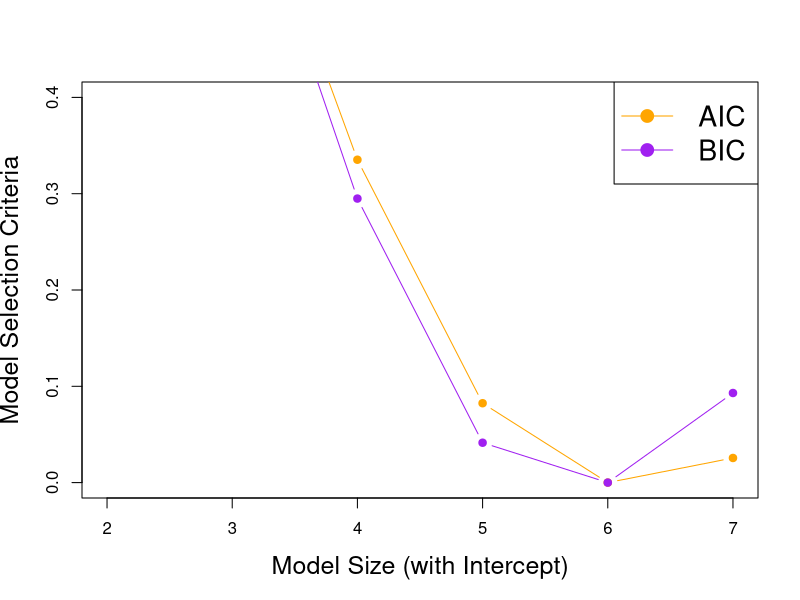

Recreate this plot in R.
## ---- chunk 1
knitr::opts_chunk$set(echo = TRUE)
## ---- chunk 2
realestate = read.csv("realestate.csv", row.names = 1)
## Creating a var 'new' with decimal values from 'date' var
realestate$new=realestate$date - floor(realestate$date)  
## Creating seasons 
realestate$new[realestate$new >= .250 & realestate$new < .417] <- "spring"
realestate$new[realestate$new >= .500 & realestate$new < .667] <- "summer"
realestate$new[realestate$new >= .750 & realestate$new < .917] <- "fall"
realestate$new[realestate$new >= .000 & realestate$new < .167] <-"winter"
## Changing data type to factor
realestate$new=as.factor(realestate$new)
## Renaming the 'new' var as 'season'
colnames(realestate)[8]<-"season"
## Table summary of 'season' var
table(realestate$season)
## ---- chunk 3
## Spliting data into testing data (100 observations) & training data (rest of the observations)
require(caTools)
set.seed(667346304)
sample = sample.split(realestate$price, SplitRatio = 100/nrow(realestate))
train = subset(realestate, sample == FALSE)
test  = subset(realestate, sample == TRUE)

## Reporting the mean price of testing data and training data
mean(train$price)
mean(test$price) 
## ---- chunk 4
## Use the training dataset to perform a linear regression
model=lm(price~season+age+distance+stores, data=train)
## Predicting the testing data
y_pred=predict(model,test)
y_pred
## ---- chunk 5
## Training data mean squared error
training_error<-mean((train$price - predict(model,train)) ^ 2)
training_error
## Testing data mean squared error
mean((test$price - y_pred) ^ 2)
## ---- chunk 6
## Calculating beta parameter ##

## Adding a column to represent the intercept term
intercept = rep(1,nrow(train))
train = cbind(intercept,train)

# Creating dummy coding for 'season' var
train$season_summer=ifelse(train$season=="summer",1,0)
train$season_fall=ifelse(train$season=="fall",1,0)
train$season_winter=ifelse(train$season=="winter",1,0)

# Dropping vars 'longitude', 'latitude', 'date', 'season'
train<-train[-c(2,6,7,9)]
# Re-ordering vars 
train<-train[c(1,2,3,4,6,7,8,5)]

# Creating X matrix and y matrix
X=as.matrix(train[1:nrow(train),1:7])
y=as.matrix(train[1:nrow(train),8])

# Taking transpose of matrix X -- X_t
X_t <- t(X)
# Taking inverse of product of X_t with X -- prod_inverse
prod_inverse <- solve(X_t%*%X)
# Taking product of 'prod_inverse', X_t, and y -- beta_parameter
beta_parameter = prod_inverse%*%X_t%*%y

# Calculating the training error of model using beta parameter
y_pred_param=X%*%beta_parameter
mean((train$price - y_pred_param) ^ 2)

# Training data mean squared error
training_error
## ---- chunk 7
realestate2 = read.csv("realestate.csv", row.names = 1)
set.seed(667346304)
sample2 = sample.split(realestate2$price, SplitRatio = 100/414)
train2 = subset(realestate2, sample2 == FALSE)
test2  = subset(realestate2, sample2 == TRUE)
## ---- chunk 8
model_full=lm(price~., data=train2) 
model_sub=lm(price~age+distance+stores, data=train2) 

# Calculating the Cp criterion for the full model
p_full = 7                                                  # number of variables (including intercept)
n = nrow(train2)
RSS_full = sum(residuals(model_full)^2)                     # obtain residual sum of squares
Cp_full = RSS_full + 2*p_full*summary(model_full)$sigma^2   # use the formula to calculate the Cp criterion 

# Calculating the Cp criterion for the sub model
p_sub = 4                                                   # number of variables (including intercept)
n = nrow(train2)
RSS_sub = sum(residuals(model_sub)^2)                       # obtain residual sum of squares
Cp_sub = RSS_sub + 2*p_sub*summary(model_sub)$sigma^2       # use the formula to calculate the Cp

Cp_full
Cp_sub
## ---- chunk 9
# Testing errors for the full model and sub model
mean((test2$price - predict(model_full, test2)) ^ 2)
mean((test2$price - predict(model_sub, test2)) ^ 2)
## ---- chunk 10
library(leaps)
RSSleaps = regsubsets(x = as.matrix(realestate2[, -7]), y = realestate2[, 7])
summary(RSSleaps, matrix=T)
## ---- chunk 11
library(leaps)
sumleaps = summary(RSSleaps, matrix = T)
modelsize=apply(sumleaps$which,1,sum)
AIC = n*log(sumleaps$rss/n) + 2*modelsize;
BIC = n*log(sumleaps$rss/n) + modelsize*log(n);
cbind("Our BIC" = BIC, "Our AIC"=AIC)
## ---- chunk 12
inrange <- function(x) { (x - min(x)) / (max(x) - min(x)) }
    
    BIC = inrange(BIC)
    AIC = inrange(AIC)

    plot(range(modelsize), c(0, 0.4), type="n", 
         xlab="Model Size (with Intercept)", 
         ylab="Model Selection Criteria", cex.lab = 1.5)

    points(modelsize, AIC, col = "orange", type = "b", pch = 19)
    points(modelsize, BIC, col = "purple", type = "b", pch = 19)
    legend("topright", legend=c("AIC", "BIC"),
           col=c("orange", "purple"), 
           lty = rep(1, 3), pch = 19, cex = 1.7)
## ---- chunk 13
## Best model 1-- and its testing error
best_model1=lm(price~date+age+latitude+stores+distance, data=train2)
y_pred_best1=predict(best_model1, test2)
mean((test2$price - y_pred_best1) ^ 2)
## ---- chunk 14
step(lm(price~1, data=train2), scope=list(upper=model_full, lower=~1), direction="forward", 
     k = 2, trace=0)
